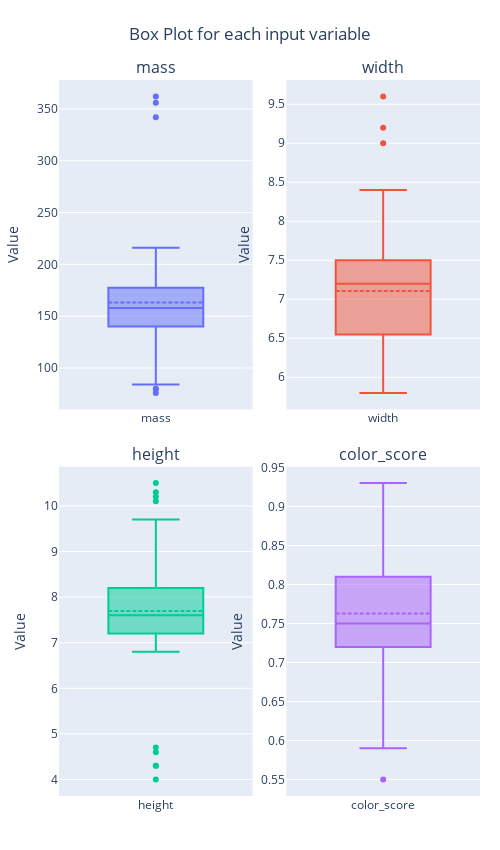

Notebook cell for this chart:
### Markdown cell above
Box plot for each numeric variable will give us a clearer idea of the distribution of the input variables:

### Code cell
num_df = fruits.drop('fruit_label', axis=1).select_dtypes(include='number')
cols = list(num_df.columns)

fig = make_subplots(
    rows=2, cols=2,
    subplot_titles=cols[:4],  # adjust if >4 variables
    horizontal_spacing=0.08,  # ↓ tighter horizontally (default 0.2)
    vertical_spacing=0.08     # ↓ tighter vertically (default 0.3)
)

i = 0
for r in range(1, 3):
    for c in range(1, 3):
        if i < len(cols):
            colname = cols[i]
            fig.add_trace(
                go.Box(y=num_df[colname], name=colname, boxmean=True),
                row=r, col=c
            )
            i += 1

fig.update_layout(
    height=850, width=500,
    title=dict(
        text='Box Plot for each input variable',
        x=0.5, xanchor='center'
    ),
    showlegend=False,
    margin=dict(l=40, r=20, t=80, b=40),  # tighter margins
    font=dict(size=12)
)

fig.update_xaxes(title_text="")
fig.update_yaxes(title_text="Value")

# fig.write_html('fruits_boxplot.html')
fig.show()
# Optional: fig.write_image('fruits_boxplot.png', scale=2)

### Figure 1 — Plotly figure (JSON) as saved in the notebook; plotly's stock layout.template omitted (floating-point values rounded to 4 significant figures)
{"data": [{"boxmean": true, "name": "mass", "type": "box", "xaxis": "x", "y": [192, 180, 176, 86, 84, 80, 80, 76, 178, 172, 166, 172, 154, 164, 152, 156, 156, 168, 162, 162, 160, 156, 140, 170, 342, 356, 362, 204, 140, 160, 158, 210, 164, 190, 142, 150, 160, 154, 158, 144, 154, 180, 154, 194, 200, 186, 216, 196, 174, 132, 130, 116, 118, 120, 116, 116, 116, 152, 118], "yaxis": "y"}, {"boxmean": true, "name": "width", "type": "box", "xaxis": "x2", "y": [8.4, 8.0, 7.4, 6.2, 6.0, 5.8, 5.9, 5.8, 7.1, 7.4, 6.9, 7.1, 7.0, 7.3, 7.6, 7.7, 7.6, 7.5, 7.5, 7.4, 7.5, 7.4, 7.3, 7.6, 9.0, 9.2, 9.6, 7.5, 6.7, 7.0, 7.1, 7.8, 7.2, 7.5, 7.6, 7.1, 7.1, 7.3, 7.2, 6.8, 7.1, 7.6, 7.2, 7.2, 7.3, 7.2, 7.3, 7.3, 7.3, 5.8, 6.0, 6.0, 5.9, 6.0, 6.1, 6.3, 5.9, 6.5, 6.1], "yaxis": "y2"}, {"boxmean": true, "name": "height", "type": "box", "xaxis": "x3", "y": [7.3, 6.8, 7.2, 4.7, 4.6, 4.3, 4.3, 4.0, 7.8, 7.0, 7.3, 7.6, 7.1, 7.7, 7.3, 7.1, 7.5, 7.6, 7.1, 7.2, 7.5, 7.4, 7.1, 7.9, 9.4, 9.2, 9.2, 9.2, 7.1, 7.4, 7.5, 8.0, 7.0, 8.1, 7.8, 7.9, 7.6, 7.3, 7.8, 7.4, 7.5, 8.2, 7.2, 10.3, 10.5, 9.2, 10.2, 9.7, 10.1, 8.7, 8.2, 7.5, 8.0, 8.4, 8.5, 7.7, 8.1, 8.5, 8.1], "yaxis": "y3"}, {"boxmean": true, "name": "color_score", "type": "box", "xaxis": "x4", "y": [0.55, 0.59, 0.6, 0.8, 0.79, 0.77, 0.81, 0.81, 0.92, 0.89, 0.93, 0.92, 0.88, 0.7, 0.69, 0.69, 0.67, 0.73, 0.83, 0.85, 0.86, 0.84, 0.87, 0.88, 0.75, 0.75, 0.74, 0.77, 0.72, 0.81, 0.79, 0.82, 0.8, 0.74, 0.75, 0.75, 0.76, 0.79, 0.77, 0.75, 0.78, 0.79, 0.82, 0.7, 0.72, 0.72, 0.71, 0.72, 0.72, 0.73, 0.71, 0.72, 0.72, 0.74, 0.71, 0.72, 0.73, 0.72, 0.7], "yaxis": "y4"}], "layout": {"annotations": [{"font": {"size": 16}, "showarrow": false, "text": "mass", "x": 0.23, "xanchor": "center", "xref": "paper", "y": 1, "yanchor": "bottom", "yref": "paper"}, {"font": {"size": 16}, "showarrow": false, "text": "width", "x": 0.77, "xanchor": "center", "xref": "paper", "y": 1, "yanchor": "bottom", "yref": "paper"}, {"font": {"size": 16}, "showarrow": false, "text": "height", "x": 0.23, "xanchor": "center", "xref": "paper", "y": 0.46, "yanchor": "bottom", "yref": "paper"}, {"font": {"size": 16}, "showarrow": false, "text": "color_score", "x": 0.77, "xanchor": "center", "xref": "paper", "y": 0.46, "yanchor": "bottom", "yref": "paper"}], "font": {"size": 12}, "height": 850, "margin": {"b": 40, "l": 40, "r": 20, "t": 80}, "showlegend": false, "title": {"text": "Box Plot for each input variable", "x": 0.5, "xanchor": "center"}, "width": 500, "xaxis": {"anchor": "y", "domain": [0, 0.46], "title": {"text": ""}}, "xaxis2": {"anchor": "y2", "domain": [0.54, 1], "title": {"text": ""}}, "xaxis3": {"anchor": "y3", "domain": [0, 0.46], "title": {"text": ""}}, "xaxis4": {"anchor": "y4", "domain": [0.54, 1], "title": {"text": ""}}, "yaxis": {"anchor": "x", "domain": [0.54, 1], "title": {"text": "Value"}}, "yaxis2": {"anchor": "x2", "domain": [0.54, 1], "title": {"text": "Value"}}, "yaxis3": {"anchor": "x3", "domain": [0, 0.46], "title": {"text": "Value"}}, "yaxis4": {"anchor": "x4", "domain": [0, 0.46], "title": {"text": "Value"}}}}
